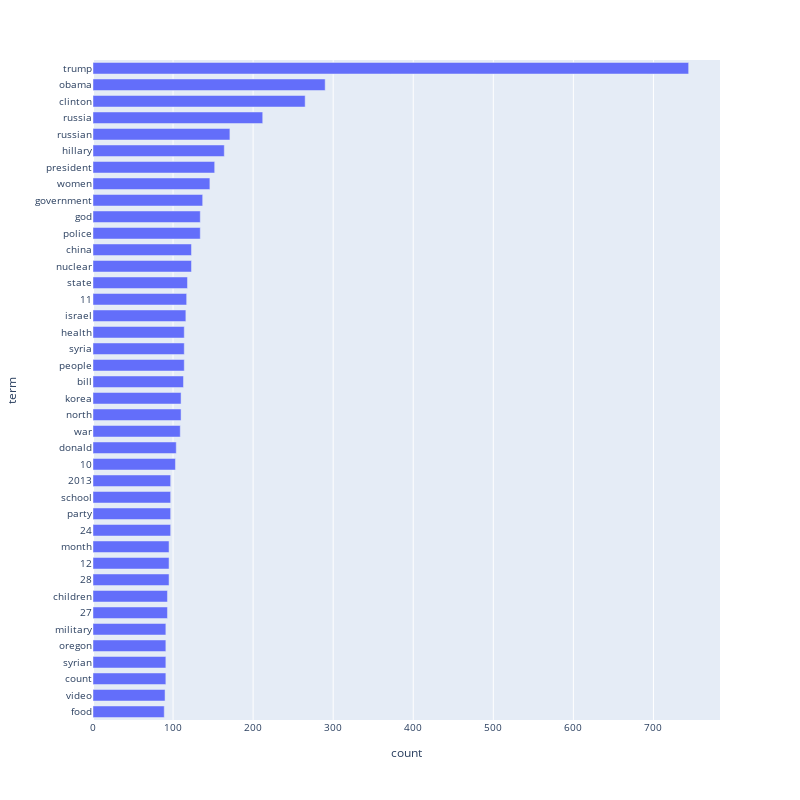

Source (notebook cell):
### Markdown cell above
# TF-IDF
 The plot belows counts how many times given lemma occured in the top 10 important lemmas among all documents

### Code cell
top_tfidf = eda.tfidf_table(df['content'], en, top=10)
count_terms = eda.counts_tfidf(top_tfidf)
eda.plot_counts(count_terms, ['term', 'count'], width=800, height=800)

### Figure 1 — Plotly figure (JSON) as saved in the notebook; plotly's stock layout.template omitted (floating-point values rounded to 4 significant figures)
{"data": [{"alignmentgroup": "True", "hovertemplate": "count=%{x}<br>term=%{y}<extra></extra>", "legendgroup": "", "marker": {"color": "#636efa", "pattern": {"shape": ""}}, "name": "", "offsetgroup": "", "orientation": "h", "showlegend": false, "textposition": "auto", "type": "bar", "x": [744, 290, 265, 212, 171, 164, 152, 146, 137, 134, 134, 123, 123, 118, 117, 116, 114, 114, 114, 113, 110, 110, 109, 104, 103, 97, 97, 97, 97, 95, 95, 95, 93, 93, 91, 91, 91, 91, 90, 89], "xaxis": "x", "y": ["trump", "obama", "clinton", "russia", "russian", "hillary", "president", "women", "government", "god", "police", "china", "nuclear", "state", "11", "israel", "health", "syria", "people", "bill", "korea", "north", "war", "donald", "10", "2013", "school", "party", "24", "month", "12", "28", "children", "27", "military", "oregon", "syrian", "count", "video", "food"], "yaxis": "y"}], "layout": {"bargap": 0.3, "barmode": "relative", "font": {"size": 10}, "height": 800, "legend": {"tracegroupgap": 0}, "margin": {"t": 60}, "width": 800, "xaxis": {"anchor": "y", "domain": [0, 1], "title": {"text": "count"}}, "yaxis": {"anchor": "x", "autorange": "reversed", "domain": [0, 1], "title": {"text": "term"}}}}
